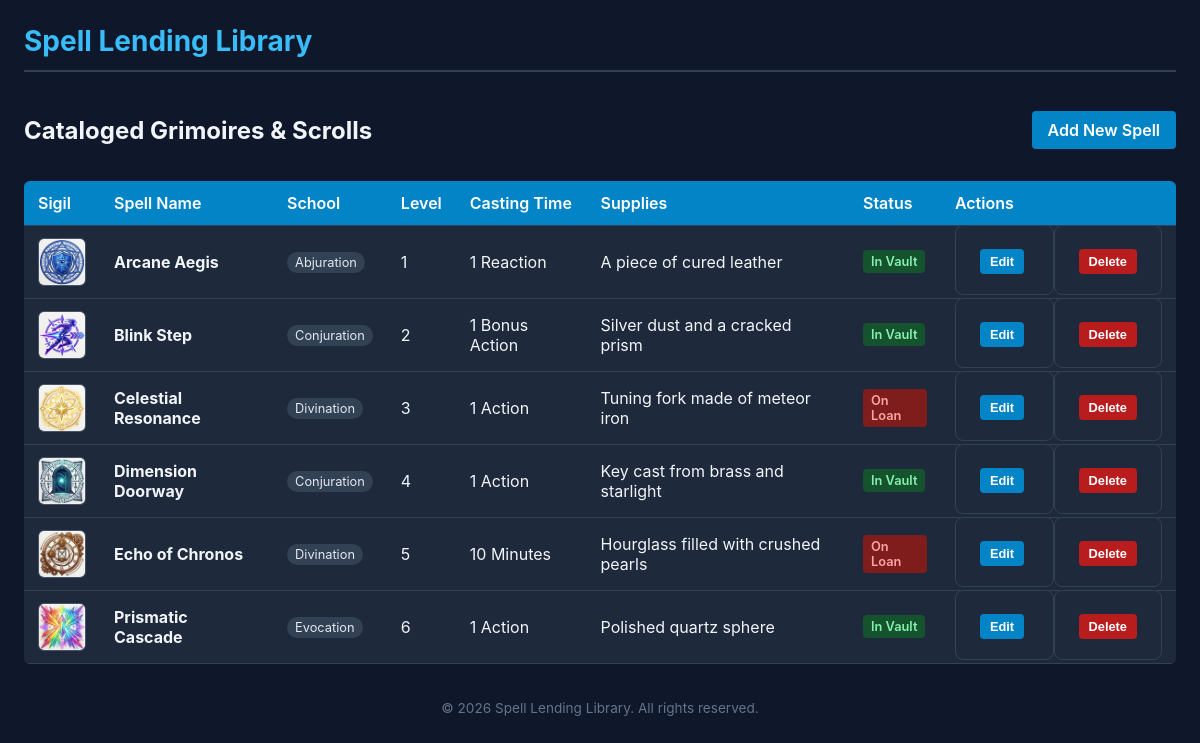
Before: / with the older database file.
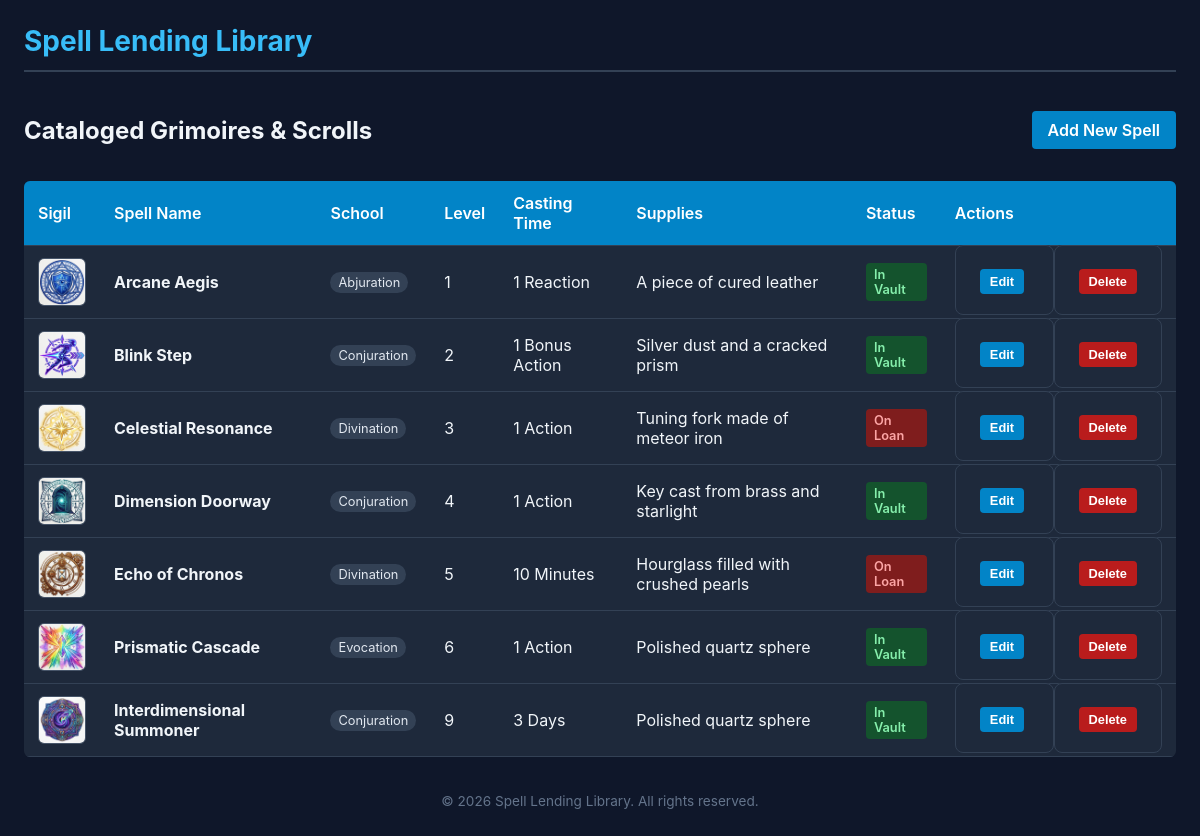
After: the same page with the newer database file.
### tables this page shows
CREATE TABLE spells (
    spellID INT AUTO_INCREMENT PRIMARY KEY,
    schoolID INT NOT NULL,
    spellName VARCHAR(100) NOT NULL,
    spellLevel INT NOT NULL,
    castingTime VARCHAR(50) NOT NULL,
    suppliesNeeded VARCHAR(255) NOT NULL,
    isAvailable TINYINT(1) DEFAULT 1,
    imageFile VARCHAR(255) DEFAULT 'placeholder.jpg',
    CONSTRAINT fk_spells_schools
        FOREIGN KEY (schoolID)
        REFERENCES schools(schoolID)
        ON UPDATE CASCADE
        ON DELETE RESTRICT
);

CREATE TABLE schools (
    schoolID INT AUTO_INCREMENT PRIMARY KEY,
    schoolName VARCHAR(50) NOT NULL UNIQUE,
    schoolDescription VARCHAR(255) NOT NULL
);

### index.php (the view, shortened to what this page needs)
<?php
require_once('database.php');
$querySpells = 'SELECT spells.*, schools.schoolName
                FROM spells
                INNER JOIN schools ON spells.schoolID = schools.schoolID
                ORDER BY spells.spellLevel ASC, spells.spellName ASC';
$statement = $db->prepare($querySpells);
$statement->execute();
$spells = $statement->fetchAll(PDO::FETCH_ASSOC);
include('header.php');
?>
<main>
    <div class="table-header-action">
        <h2>Cataloged Grimoires & Scrolls</h2>
        <a href="add_spell_form.php" class="btn">Add New Spell</a>
    </div>
    <table>
        <thead>
            <tr>
                <th>Sigil</th>
                <th>Spell Name</th>
                <th>School</th>
                <th>Level</th>
                <th>Casting Time</th>
                <th>Supplies</th>
                <th>Status</th>
                <th>Actions</th>
            </tr>
        </thead>
        <tbody>
            <?php foreach ($spells as $spell) :
                $fileInfo = pathinfo($spell['imageFile']);
                $thumbName = $fileInfo['filename'] . '_100.' . $fileInfo['extension'];
                $thumbPath = 'images/' . $thumbName;
            ?>
                <tr>
                    <td>
                        <img src="<?php echo htmlspecialchars($thumbPath); ?>"
                             alt="<?php echo htmlspecialchars($spell['spellName']); ?>"
                             class="table-thumb">
                    </td>
                    <td><strong><?php echo htmlspecialchars($spell['spellName']); ?></strong></td>
                    <td><span class="school-pill"><?php echo htmlspecialchars($spell['schoolName']); ?></span></td>
                    <td><?php echo htmlspecialchars($spell['spellLevel']); ?></td>
                    <td><?php echo htmlspecialchars($spell['castingTime']); ?></td>
                    <td><?php echo htmlspecialchars($spell['suppliesNeeded']); ?></td>
                    <td>
                        <?php if ($spell['isAvailable']) : ?>
                            <span class="status-badge vault">In Vault</span>
                        <?php else : ?>
                            <span class="status-badge loaned">On Loan</span>
                        <?php endif; ?>
                    </td>
                    <td class="action-cell">
                        <form action="update_spell_form.php" method="post" style="display:inline;">
                            <button type="submit" class="btn-action edit">Edit</button>
                        </form>
                        <form action="delete_spell.php" method="post" style="display:inline;" onsubmit="return confirm('Are you sure you want to banish this spell?');">
                            <button type="submit" class="btn-action delete">Delete</button>
                        </form>
                    </td>
                </tr>
            <?php endforeach; ?>
        </tbody>
    </table>
</main>
<?php include('footer.php'); ?>

### header.php (shortened to what this page needs)
<!DOCTYPE html>
<html lang="en">
<head>
    <link rel="stylesheet" href="css/spell.css">
</head>
<body>
    <header>
        <h1>Spell Lending Library</h1>
    </header>

### footer.php
<footer>
        <p>&copy; <?php echo date('Y'); ?> Spell Lending Library. All rights reserved.</p>
    </footer>
</body>
</html>

### css/spell.css (style rules this page uses)
* { box-sizing: border-box; }
body { font-family: -apple-system, BlinkMacSystemFont, "Segoe UI", Roboto, sans-serif; margin: 0; padding: 24px; background-color: #0f172a; color: #f1f5f9; }
header { border-bottom: 2px solid #334155; padding-bottom: 12px; margin-bottom: 24px; }
h1 { margin: 0; color: #38bdf8; font-size: 1.75rem; }
table { width: 100%; border-collapse: collapse; background-color: #1e293b; border-radius: 6px; overflow: hidden; }
th, td { padding: 12px 14px; text-align: left; border-bottom: 1px solid #334155; }
th { background-color: #0284c7; color: #ffffff; font-weight: 600; }
.status-badge { display: inline-block; padding: 4px 8px; border-radius: 4px; font-size: 0.8rem; font-weight: 600; }
.vault { background-color: #14532d; color: #86efac; }
.loaned { background-color: #7f1d1d; color: #fca5a5; }
form { max-width: 520px; background-color: #1e293b; padding: 24px; border-radius: 8px; border: 1px solid #334155; }
.btn { display: inline-block; background-color: #0284c7; color: #ffffff; padding: 9px 16px; border-radius: 4px; text-decoration: none; border: none; cursor: pointer; font-weight: 600; }
.table-thumb { width: 48px; height: 48px; object-fit: cover; border-radius: 6px; border: 1px solid #475569; vertical-align: middle; }
.school-pill { display: inline-block; padding: 3px 8px; background-color: #334155; color: #e2e8f0; border-radius: 12px; font-size: 0.8rem; }
.table-header-action { display: flex; justify-content: space-between; align-items: center; margin-bottom: 1rem; }
.action-cell { white-space: nowrap; }
.btn-action { padding: 5px 10px; font-size: 0.8rem; border-radius: 4px; border: none; cursor: pointer; font-weight: 600; }
.btn-action.edit { background-color: #0284c7; color: #ffffff; }
.btn-action.delete { background-color: #b91c1c; color: #ffffff; }
footer { margin-top: 36px; font-size: 0.85rem; color: #64748b; text-align: center; }

Changed rows visible on the page:
now on this page (row edited): spells: shows a picture, spellName "Interdimensional Summoner", schoolID.schoolName "Conjuration", spellLevel "9", castingTime "3 Days", suppliesNeeded "Polished quartz sphere", isAvailable "In Vault"
